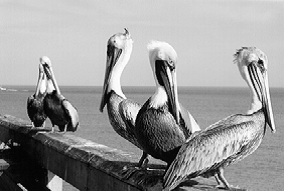
#> input picture ducks.png, 284 x 191 px
$ jupyter execute Spatial_Filtering_Assignment2.ipynb   (older library calls are emulated)
#> lines starting #> are read from the running program, lines starting #| are printed output that depends on the picture
<p style="font-size:30px;text-align:center"> <b>Assignment 2</b> </p>

### Q1. Spatial filtering
Write a Python function that uses the convolution method to perform spatial filtering on an image. Start by padding your image with 5 rows and columns to the border of the image, the value of the padding should be 0. Apply an averaging filter and Gaussian filter with a kernel size of 5x5 to image given below.

***Display the filtered image in your report***

[cell 1]
# Importing necessary libraries
import warnings
warnings.filterwarnings("ignore") # Ignore warnings if any
import cv2 # Importing Open CV library
import numpy as np # Importing Numpy for matrix operations
import matplotlib.pyplot as plt # Useful for plotting the images
import scipy.misc

#### Defining Spatial Filtering Function

[cell 2]
def spatial_convolution(row, col, pad_img, filter_name):
    '''This function returns the matrix image after applying spatial convolution on the matrix with the help of given filter'''
    for x in range(2, row-2):
        for y in range(2, col-2):
            part_img = np.array([[pad_img[x+2,y+2],pad_img[x+2,y+1],pad_img[x+2,y],pad_img[x+2,y-1],pad_img[x+2,y-2]],
                                 [pad_img[x+1,y+2],pad_img[x+1,y+1],pad_img[x+1,y],pad_img[x+1,y-1],pad_img[x+1,y-2]],
                                 [pad_img[x,y+2],pad_img[x,y+1],pad_img[x,y],pad_img[x,y-1],pad_img[x,y-2]],
                                 [pad_img[x-1,y+2],pad_img[x-1,y+1],pad_img[x-1,y],pad_img[x-1,y-1],pad_img[x-1,y-2]],
                                 [pad_img[x-2,y+2],pad_img[x-2,y+1],pad_img[x-2,y],pad_img[x-2,y-1],pad_img[x-2,y-2]]])
            pad_img[x, y] = sum(sum(np.multiply(filter_name,part_img)))
    return pad_img

[cell 3]
img = cv2.imread('ducks.png') # Read image
#> img is the input picture: shape (191, 284, 3); min 0, max 255, mean 151.8
print("="*16, "Original Image", "="*16)
plt.imshow(img)
plt.show() # Display the original image
gray_img = cv2.cvtColor(img, cv2.COLOR_BGR2GRAY) # Read the grayscale version of above image

# Averaging Filter
avg_filter = np.array([[1/25,1/25,1/25,1/25,1/25],
                       [1/25,1/25,1/25,1/25,1/25],
                       [1/25,1/25,1/25,1/25,1/25],
                       [1/25,1/25,1/25,1/25,1/25],
                       [1/25,1/25,1/25,1/25,1/25]])

# Gaussian Filter
gaussian_filter = (1/273) * np.array([[1,4,7,4,1],
                                     [4,16,26,16,4],
                                     [7,26,41,26,7],
                                     [4,16,26,16,4],
                                     [1,4,7,4,1]])

#### Spatial Convolution with Averaging Filter

[cell 4]
# Pad image with zeros, attribute1 = (top, bottom), attribute2 = (left, right)
avg_pad_img = np.pad(gray_img, ((2,2),(2,2)), 'constant')
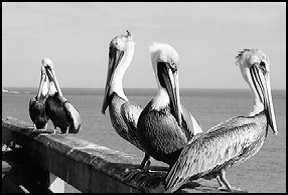
#> avg_pad_img: shape (195, 288); min 0, max 255, mean 146.7
row = avg_pad_img.shape[0] # How many rows?
#> row = 195
col = avg_pad_img.shape[1] # How many columns?
#> col = 288

# Call spatial_convolution function with averaging filter
avg_filtered_img = spatial_convolution(row, col, avg_pad_img, avg_filter) # Function call
#> after the loop in spatial_convolution, `for x in range(2, row-2):`:
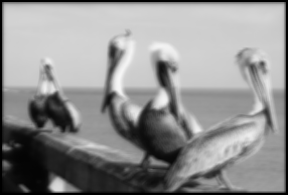
#> pad_img: shape (195, 288); min 0, max 247, mean 143.3
avg_filtered_img = avg_filtered_img[2:-2,2:-2] # Remove padded rows and columns
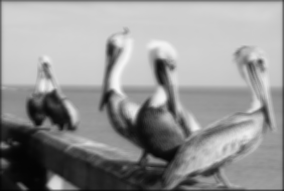
#> avg_filtered_img: shape (191, 284); min 3, max 247, mean 148.3
scipy.misc.imsave('Avg_Filtered_image.png', avg_filtered_img) # Save the filtered image in pwd
print("="*11, "Average Filtered Image", "="*11)
Avg_Filtered_image = cv2.imread('Avg_Filtered_image.png') # Read the filtered image from pwd
#> Avg_Filtered_image: shape (191, 284, 3); min 3, max 247, mean 148.3
plt.imshow(Avg_Filtered_image)
plt.show() # Display the filtered image
Avg_Filtered_img = cv2.cvtColor(Avg_Filtered_image, cv2.COLOR_BGR2GRAY) # Read the grayscale version of filtered image

#### Spatial Convolution with Gaussian Filter

[cell 5]
# Pad image with zeros, attribute1 = (top, bottom), attribute2 = (left, right)
gaussian_pad_img = np.pad(gray_img, ((2,2),(2,2)), 'constant')
row = gaussian_pad_img.shape[0] # How many rows?
col = gaussian_pad_img.shape[1] # How many columns?

# Call spatial_convolution function with Gaussian filter
gaussian_filtered_img = spatial_convolution(row, col, gaussian_pad_img, gaussian_filter) # Function call
#> call 2 of spatial_convolution, with row = 195, col = 288, filter_name = array of shape (5, 5)
#> after the loop in spatial_convolution (call 2), `for x in range(2, row-2):`:
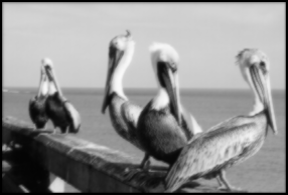
#> pad_img: shape (195, 288); min 0, max 250, mean 144.4
gaussian_filtered_img = gaussian_filtered_img[2:-2,2:-2] # Remove padded rows and columns
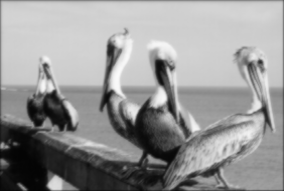
#> gaussian_filtered_img: shape (191, 284); min 3, max 250, mean 149.5
scipy.misc.imsave('Gaussian_Filtered_image.png', gaussian_filtered_img) # Save the filtered image in pwd
print("="*11, "Gaussian Filtered Image", "="*11)
Gaussian_Filtered_image = cv2.imread('Gaussian_Filtered_image.png') # Read the filtered image from pwd
#> Gaussian_Filtered_image: shape (191, 284, 3); min 3, max 250, mean 149.5
plt.imshow(Gaussian_Filtered_image)
plt.show() # Display the filtered image
Gaussian_Filtered_img = cv2.cvtColor(Gaussian_Filtered_image, cv2.COLOR_BGR2GRAY) # Read the grayscale version of filtered image

### Q2. Image sharpening by Unsharp Masking and Highboost Filtering
Write a Python function to perform the following steps
1. Blur the original image (Output of the first exercise)
2. Subtract the blurred image from the original (mask)
3. Add the mask to the original

***Display the sharpened image in your report***

#### Defining Image Sharpening Function

[cell 6]
def image_sharpening(original_image, blurred_image, k):
    '''This function finds out the sharpened image using above formula'''
#> called with k = 0.5
    # Generate masked image using above formula
    masked_img = original_image - blurred_image
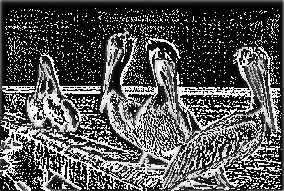
#> masked_img: shape (191, 284); min 0, max 255, mean 84.4
    # Add a weighted portion to get sharpened image using above formula
    sharpened_img = original_image + k * masked_img
    return sharpened_img

#### Unsharp Masking

[cell 7]
 # Using Averaging Filter
Avg_sharpened_img = image_sharpening(gray_img, Avg_Filtered_img, 0.5) # Taking k = 0.5
scipy.misc.imsave('Avg_Sharpened_image.png', Avg_sharpened_img) # Save the sharpened image in pwd
print("="*5, "Unsharp Masked Image using Averaging Filter", "="*5)
Average_Sharpened_image = cv2.imread('Avg_Sharpened_image.png') # Read the sharpened image from pwd
#> Average_Sharpened_image: shape (191, 284, 3); min 0, max 255, mean 133.7
plt.imshow(Average_Sharpened_image)
plt.show() # Display the sharpened image

# Using Gaussian Filter
Gaussian_sharpened_img = image_sharpening(gray_img, Gaussian_Filtered_img, 0.5) # Taking k = 0.5
#> call 2 of image_sharpening, with k = 0.5
#> in image_sharpening (call 2), `masked_img = original_image - blurred_image`:
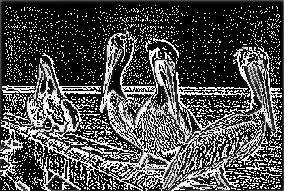
#> masked_img: shape (191, 284); min 0, max 255, mean 78.4
#> in image_sharpening (call 2), `sharpened_img = original_image + k * masked_img`:
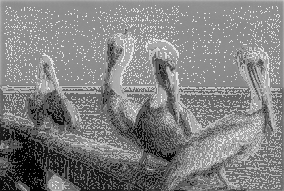
#> sharpened_img: shape (191, 284) float64; min 3, max 371.5, mean 191; drawn with min black and max white
scipy.misc.imsave('Gaussian_Sharpened_image.png', Gaussian_sharpened_img) # Save the sharpened image in pwd
print("="*5, "Unsharp Masked Image using Gaussian Filter", "="*5)
Gaussian_Sharpened_image = cv2.imread('Gaussian_Sharpened_image.png') # Read the sharpened image from pwd
#> Gaussian_Sharpened_image: shape (191, 284, 3); min 0, max 255, mean 130.1
plt.imshow(Gaussian_Sharpened_image)
plt.show() # Display the sharpened image

#### Highboost Filtering

[cell 8]
# Using Averaging Filter
Avg_sharpened_img = image_sharpening(gray_img, Avg_Filtered_img, 1.2) # Taking k = 1.2
#> call 3 of image_sharpening, with k = 1.2
#> in image_sharpening (call 3), `sharpened_img = original_image + k * masked_img`:
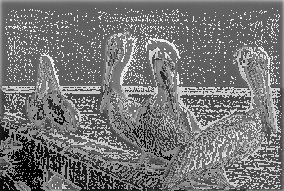
#> sharpened_img: shape (191, 284) float64; min 4, max 545, mean 253.1; drawn with min black and max white
scipy.misc.imsave('Avg_Sharpened_highboost_image.png', Avg_sharpened_img) # Save the sharpened image in pwd
print("="*5, "Highboost Filtered Image using Averaging Filter", "="*5)
Average_Sharpened_image = cv2.imread('Avg_Sharpened_highboost_image.png') # Read the sharpened image from pwd
#> Average_Sharpened_image: shape (191, 284, 3); min 0, max 255, mean 117.4
plt.imshow(Average_Sharpened_image)
plt.show() # Display the sharpened image

# Using Gaussian Filter
Gaussian_sharpened_img = image_sharpening(gray_img, Gaussian_Filtered_img, 1.2) # Taking k = 1.2
#> call 4 of image_sharpening, with k = 1.2
#> in image_sharpening (call 4), `sharpened_img = original_image + k * masked_img`:
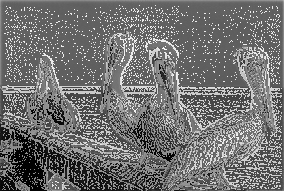
#> sharpened_img: shape (191, 284) float64; min 3, max 550, mean 245.9; drawn with min black and max white
scipy.misc.imsave('Gaussian_Sharpened_highboost_image.png', Gaussian_sharpened_img) # Save the sharpened image in pwd
print("="*5, "Highboost Filtered Image using Gaussian Filter", "="*5)
Gaussian_Sharpened_image = cv2.imread('Gaussian_Sharpened_highboost_image.png') # Read the sharpened image from pwd
#> Gaussian_Sharpened_image: shape (191, 284, 3); min 0, max 255, mean 113.3
plt.imshow(Gaussian_Sharpened_image)
plt.show() # Display the sharpened image
